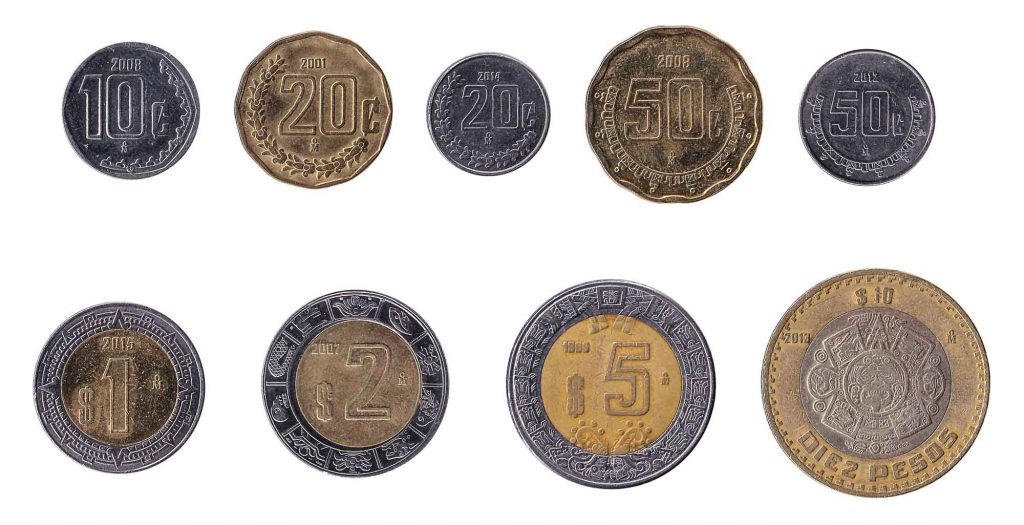
#> input picture opencv experiments/python/coins_mexican.jpg, 1024 x 525 px
$ jupyter execute save_image.ipynb
#> lines starting #> are read from the running program, lines starting #| are printed output that depends on the picture
[cell 1]
import cv2

[cell 2]
my_image = cv2.imread("./coins_mexican.jpg")
#> my_image is the input picture: shape (525, 1024, 3); mean B, G, R 189.8, 194.1, 200.2
my_image = cv2.cvtColor(my_image, cv2.COLOR_BGR2GRAY)
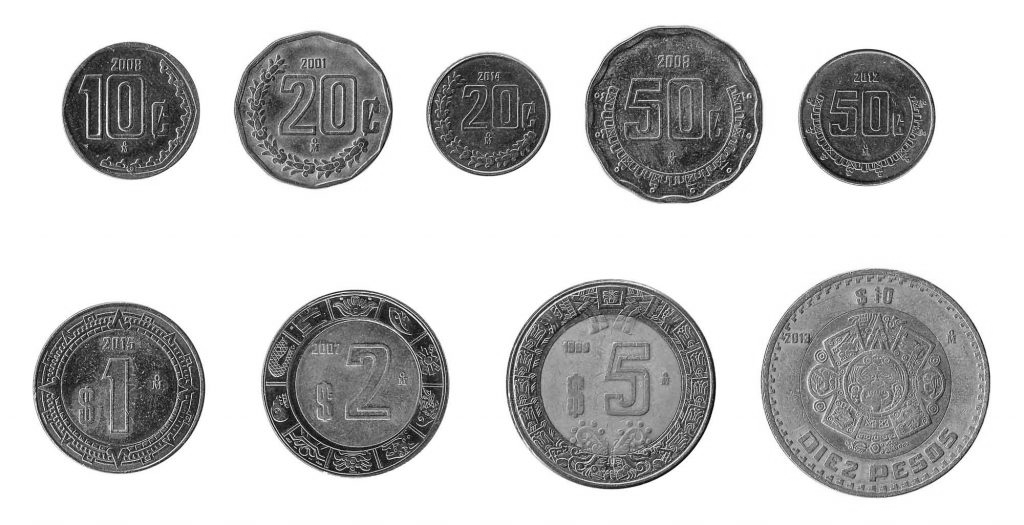
#> my_image: shape (525, 1024); min 2, max 255, mean 195.5


# draw a line
cv2.line(my_image,(20,150),(300,150),(0,0,200),3)

# draw a rectangle
cv2.rectangle(my_image, (300,300),(100,500),(255,0,0),3)

# draw a circle
cv2.circle(my_image,(400,150),50,(0,0,0),3)

# write text
font_face = cv2.FONT_HERSHEY_COMPLEX_SMALL
cv2.putText(my_image,"Some Coins",(250,250),font_face,1,(0,0,0),2)
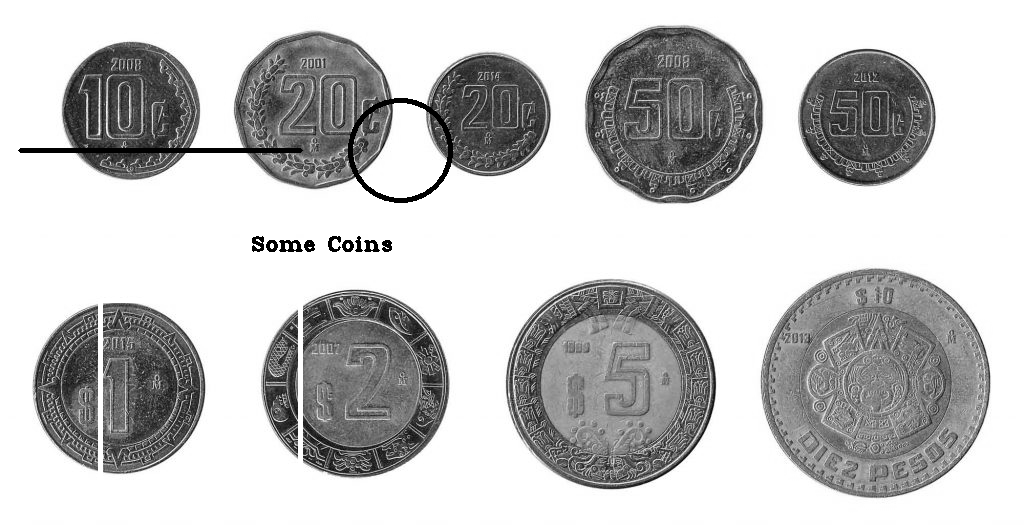
#> my_image: shape (525, 1024); min 0, max 255, mean 194.6

cv2.imshow("coin", my_image)

the_key = cv2.waitKey(0) & 0xFF
#> (key q is pressed here)


if the_key == ord('q'):
    cv2.destroyAllWindows()

elif the_key == ord('s'):
    saved_image = cv2.imwrite("./saved_images/test2.jpg",my_image)
    print("Image Saved!!")
    cv2.destroyAllWindows()
